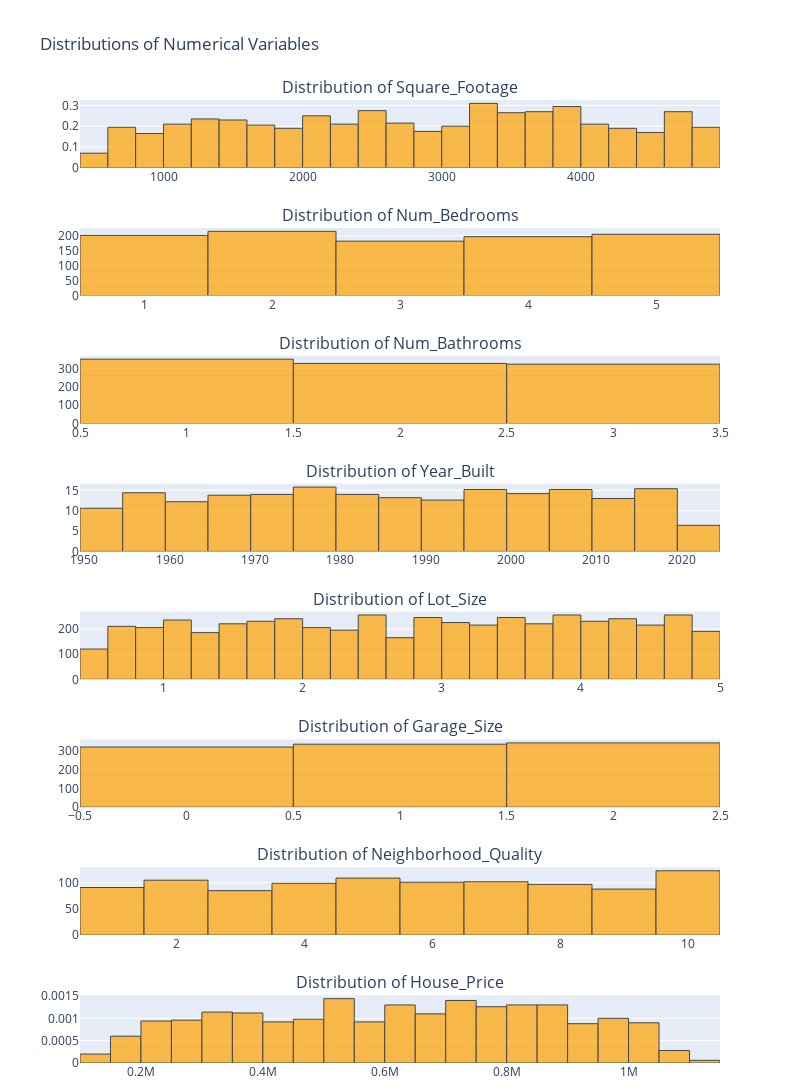

The code cell stored with this chart in its notebook:
### Code cell
# List of numerical columns to plot
columns = numerical_columns

# Create a subplot figure with 8 rows and 1 column for each distribution
fig = sp.make_subplots(rows=len(columns), cols=1, shared_xaxes=False, subplot_titles=[f'Distribution of {col}' for col in columns])

# Loop through each column and add the histogram and box plot as traces
for i, col in enumerate(columns):
    # Create histogram with KDE
    fig.add_trace(
        go.Histogram(
            x=df1[col],
            # nbinsx=10,
            histnorm='density',
            marker_color="#ffa300",
             marker_line=dict(color='black', width=1),  # Add border color and width
            opacity=0.7,
            name=f'{col} Histogram'
        ),
        row=i+1,
        col=1
    )


# Update layout with titles and spacing
fig.update_layout(
    title_text="Distributions of Numerical Variables",
    height=2000,  # Adjust height to fit all subplots comfortably
    width=800,    # Adjust width as needed
    showlegend=False,
    hovermode='x',  # Enable hover interaction
    margin=dict(t=100, b=20),
)

fig.show()

### Figure 1 — Plotly figure (JSON) as saved in the notebook; plotly's stock layout.template omitted (floating-point values rounded to 4 significant figures; data arrays with more than 128 entries replaced by an {"elided": "..."} marker saying what was removed)
{"data": [{"histnorm": "density", "marker": {"color": "#ffa300", "line": {"color": "black", "width": 1}}, "name": "Square_Footage Histogram", "opacity": 0.7, "type": "histogram", "x": {"elided": "1000 int values"}, "xaxis": "x", "yaxis": "y"}, {"histnorm": "density", "marker": {"color": "#ffa300", "line": {"color": "black", "width": 1}}, "name": "Num_Bedrooms Histogram", "opacity": 0.7, "type": "histogram", "x": {"elided": "1000 int values"}, "xaxis": "x2", "yaxis": "y2"}, {"histnorm": "density", "marker": {"color": "#ffa300", "line": {"color": "black", "width": 1}}, "name": "Num_Bathrooms Histogram", "opacity": 0.7, "type": "histogram", "x": {"elided": "1000 int values"}, "xaxis": "x3", "yaxis": "y3"}, {"histnorm": "density", "marker": {"color": "#ffa300", "line": {"color": "black", "width": 1}}, "name": "Year_Built Histogram", "opacity": 0.7, "type": "histogram", "x": {"elided": "1000 int values"}, "xaxis": "x4", "yaxis": "y4"}, {"histnorm": "density", "marker": {"color": "#ffa300", "line": {"color": "black", "width": 1}}, "name": "Lot_Size Histogram", "opacity": 0.7, "type": "histogram", "x": {"elided": "1000 float values"}, "xaxis": "x5", "yaxis": "y5"}, {"histnorm": "density", "marker": {"color": "#ffa300", "line": {"color": "black", "width": 1}}, "name": "Garage_Size Histogram", "opacity": 0.7, "type": "histogram", "x": {"elided": "1000 int values"}, "xaxis": "x6", "yaxis": "y6"}, {"histnorm": "density", "marker": {"color": "#ffa300", "line": {"color": "black", "width": 1}}, "name": "Neighborhood_Quality Histogram", "opacity": 0.7, "type": "histogram", "x": {"elided": "1000 int values"}, "xaxis": "x7", "yaxis": "y7"}, {"histnorm": "density", "marker": {"color": "#ffa300", "line": {"color": "black", "width": 1}}, "name": "House_Price Histogram", "opacity": 0.7, "type": "histogram", "x": {"elided": "1000 float values"}, "xaxis": "x8", "yaxis": "y8"}], "layout": {"annotations": [{"font": {"size": 16}, "showarrow": false, "text": "Distribution of Square_Footage", "x": 0.5, "xanchor": "center", "xref": "paper", "y": 1, "yanchor": "bottom", "yref": "paper"}, {"font": {"size": 16}, "showarrow": false, "text": "Distribution of Num_Bedrooms", "x": 0.5, "xanchor": "center", "xref": "paper", "y": 0.8672, "yanchor": "bottom", "yref": "paper"}, {"font": {"size": 16}, "showarrow": false, "text": "Distribution of Num_Bathrooms", "x": 0.5, "xanchor": "center", "xref": "paper", "y": 0.7344, "yanchor": "bottom", "yref": "paper"}, {"font": {"size": 16}, "showarrow": false, "text": "Distribution of Year_Built", "x": 0.5, "xanchor": "center", "xref": "paper", "y": 0.6016, "yanchor": "bottom", "yref": "paper"}, {"font": {"size": 16}, "showarrow": false, "text": "Distribution of Lot_Size", "x": 0.5, "xanchor": "center", "xref": "paper", "y": 0.4688, "yanchor": "bottom", "yref": "paper"}, {"font": {"size": 16}, "showarrow": false, "text": "Distribution of Garage_Size", "x": 0.5, "xanchor": "center", "xref": "paper", "y": 0.3359, "yanchor": "bottom", "yref": "paper"}, {"font": {"size": 16}, "showarrow": false, "text": "Distribution of Neighborhood_Quality", "x": 0.5, "xanchor": "center", "xref": "paper", "y": 0.2031, "yanchor": "bottom", "yref": "paper"}, {"font": {"size": 16}, "showarrow": false, "text": "Distribution of House_Price", "x": 0.5, "xanchor": "center", "xref": "paper", "y": 0.07031, "yanchor": "bottom", "yref": "paper"}], "height": 2000, "hovermode": "x", "margin": {"b": 20, "t": 100}, "showlegend": false, "title": {"text": "Distributions of Numerical Variables"}, "width": 800, "xaxis": {"anchor": "y", "domain": [0, 1]}, "xaxis2": {"anchor": "y2", "domain": [0, 1]}, "xaxis3": {"anchor": "y3", "domain": [0, 1]}, "xaxis4": {"anchor": "y4", "domain": [0, 1]}, "xaxis5": {"anchor": "y5", "domain": [0, 1]}, "xaxis6": {"anchor": "y6", "domain": [0, 1]}, "xaxis7": {"anchor": "y7", "domain": [0, 1]}, "xaxis8": {"anchor": "y8", "domain": [0, 1]}, "yaxis": {"anchor": "x", "domain": [0.9297, 1]}, "yaxis2": {"anchor": "x2", "domain": [0.7969, 0.8672]}, "yaxis3": {"anchor": "x3", "domain": [0.6641, 0.7344]}, "yaxis4": {"anchor": "x4", "domain": [0.5312, 0.6016]}, "yaxis5": {"anchor": "x5", "domain": [0.3984, 0.4688]}, "yaxis6": {"anchor": "x6", "domain": [0.2656, 0.3359]}, "yaxis7": {"anchor": "x7", "domain": [0.1328, 0.2031]}, "yaxis8": {"anchor": "x8", "domain": [0, 0.07031]}}}
